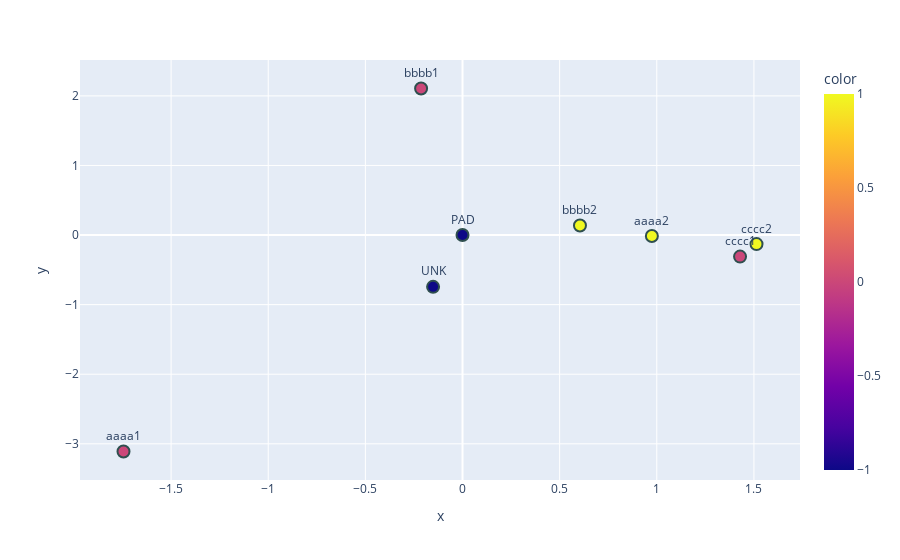

The code cell stored with this chart in its notebook:
### Code cell
fig = px.scatter(x=embs[:,0], y=embs[:,1], color=[-1, -1] + target, text=list(token_to_ind.keys()), 
                size_max=60)


fig.update_traces(textposition='top center', marker=dict(size=12,
                              line=dict(width=2,
                                        color='DarkSlateGrey')))
fig.show()

### Figure 1 — Plotly figure (JSON) as saved in the notebook; plotly's stock layout.template omitted (floating-point values rounded to 4 significant figures)
{"data": [{"hovertemplate": "x=%{x}<br>y=%{y}<br>text=%{text}<br>color=%{marker.color}<extra></extra>", "legendgroup": "", "marker": {"color": [-1, -1, 0, 0, 0, 1, 1, 1], "coloraxis": "coloraxis", "line": {"color": "DarkSlateGrey", "width": 2}, "size": 12, "symbol": "circle"}, "mode": "markers+text", "name": "", "showlegend": false, "text": ["UNK", "PAD", "aaaa1", "bbbb1", "cccc1", "aaaa2", "bbbb2", "cccc2"], "textposition": "top center", "type": "scatter", "x": [-0.1515, 0, -1.745, -0.2132, 1.429, 0.9747, 0.6046, 1.513], "xaxis": "x", "y": [-0.7447, 0, -3.111, 2.106, -0.3098, -0.0142, 0.137, -0.1301], "yaxis": "y"}], "layout": {"coloraxis": {"colorbar": {"title": {"text": "color"}}, "colorscale": [[0, "#0d0887"], [0.1111, "#46039f"], [0.2222, "#7201a8"], [0.3333, "#9c179e"], [0.4444, "#bd3786"], [0.5556, "#d8576b"], [0.6667, "#ed7953"], [0.7778, "#fb9f3a"], [0.8889, "#fdca26"], [1, "#f0f921"]]}, "legend": {"tracegroupgap": 0}, "margin": {"t": 60}, "xaxis": {"anchor": "y", "domain": [0, 1], "title": {"text": "x"}}, "yaxis": {"anchor": "x", "domain": [0, 1], "title": {"text": "y"}}}}
